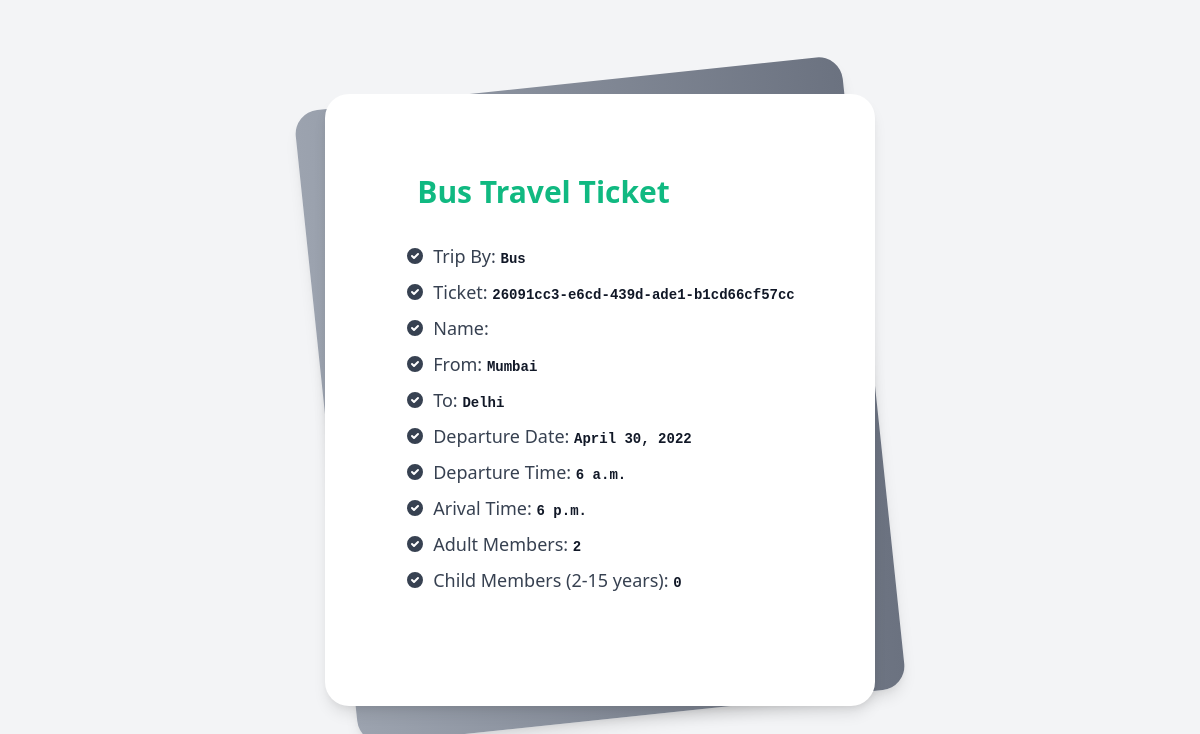
Page /main/ticket/1/ (signed in) on the committed database.
### main/models.py (models this page shows, shortened)
class BusTrip(models.Model):
    ticket = models.UUIDField(default=uuid.uuid4, editable=False, unique=True)
    user = models.ForeignKey(User, on_delete=models.CASCADE)
    bus = models.ForeignKey(BusChart, on_delete=models.CASCADE)
    adult = models.BigIntegerField()
    child = models.BigIntegerField()
    totalcost = models.FloatField()
    departureDate = models.DateField()
    payment = models.CharField(max_length=120)

class BusChart(models.Model):
    fromP           = models.ForeignKey(Places, on_delete=models.CASCADE, related_name="fromPB")
    toP             = models.ForeignKey(Places, on_delete=models.CASCADE, related_name="toPB")
    departure       = models.TimeField()
    arival          = models.TimeField()
    adultcost       = models.FloatField()
    childcost       = models.FloatField()

class Places(models.Model):
    name            = models.CharField(max_length=120)
    def __str__(self):
        return self.name

### main/views.py (the view)
# urls.py: path('ticket/<int:id>/', busticket, name="busticket"),
@login_required(login_url='/main/login/')
def busticket(request, id):
    uid = request.user.id
    user = User.objects.get(id=uid)
    bustrip = BusTrip.objects.get(id=id)
    context = {
            'bus': bustrip,
            'trip': bustrip.bus,
            'user': user,
            'tripby': "Bus"
        }
    return render(request, 'main/ticket.html', context)

### main/templates/main/ticket.html (shortened to what this page needs)
<link href="https://cdnjs.cloudflare.com/ajax/libs/font-awesome/5.15.3/css/all.min.css" rel="stylesheet">
<link href="https://unpkg.com/tailwindcss@^2/dist/tailwind.min.css" rel="stylesheet">
<div class="min-h-screen bg-gray-100 py-6 flex flex-col justify-center sm:py-12">
  <div class="relative py-3 sm:max-w-xl sm:mx-auto">
    <div class="relative px-4 py-10 bg-white shadow-lg sm:rounded-3xl sm:p-20">
      <div class="max-w-md mx-auto">
        <div class="flex flex-row">
                <span class="ml-3 text-3xl text-green-500 font-bold">Bus Travel Ticket</span>
        </div>
        <div class="divide-y divide-gray-200">
          <div class="py-8 text-base leading-6 space-y-4 text-gray-700 sm:text-lg sm:leading-7">
            <ul class="list-disc space-y-2">
              <li class="flex items-start">
                <span class="h-6 flex items-center sm:h-7">
                  <svg class="flex-shrink-0 h-5 w-5 text-cyan-500" viewBox="0 0 20 20" fill="currentColor">
                    <path fill-rule="evenodd" d="M10 18a8 8 0 100-16 8 8 0 000 16zm3.707-9.293a1 1 0 00-1.414-1.414L9 10.586 7.707 9.293a1 1 0 00-1.414 1.414l2 2a1 1 0 001.414 0l4-4z" clip-rule="evenodd" />
                  </svg>
                </span>
                <p class="ml-2">
                  Trip By:
                  <code class="text-sm font-bold text-gray-900">{{tripby}}</code>
                </p>
              </li>
              <li class="flex items-start">
                <span class="h-6 flex items-center sm:h-7">
                  <svg class="flex-shrink-0 h-5 w-5 text-cyan-500" viewBox="0 0 20 20" fill="currentColor">
                    <path fill-rule="evenodd" d="M10 18a8 8 0 100-16 8 8 0 000 16zm3.707-9.293a1 1 0 00-1.414-1.414L9 10.586 7.707 9.293a1 1 0 00-1.414 1.414l2 2a1 1 0 001.414 0l4-4z" clip-rule="evenodd" />
                  </svg>
                </span>
                <p class="ml-2">
                  Ticket:
                  <code class="text-sm font-bold text-gray-900">{{bus.ticket}}</code>
                </p>
              </li>
              <li class="flex items-start">
                <span class="h-6 flex items-center sm:h-7">
                  <svg class="flex-shrink-0 h-5 w-5 text-cyan-500" viewBox="0 0 20 20" fill="currentColor">
                    <path fill-rule="evenodd" d="M10 18a8 8 0 100-16 8 8 0 000 16zm3.707-9.293a1 1 0 00-1.414-1.414L9 10.586 7.707 9.293a1 1 0 00-1.414 1.414l2 2a1 1 0 001.414 0l4-4z" clip-rule="evenodd" />
                  </svg>
                </span>
                <p class="ml-2">
                  Name:
                </p>
              </li>
              <li class="flex items-start">
                <span class="h-6 flex items-center sm:h-7">
                  <svg class="flex-shrink-0 h-5 w-5 text-cyan-500" viewBox="0 0 20 20" fill="currentColor">
                    <path fill-rule="evenodd" d="M10 18a8 8 0 100-16 8 8 0 000 16zm3.707-9.293a1 1 0 00-1.414-1.414L9 10.586 7.707 9.293a1 1 0 00-1.414 1.414l2 2a1 1 0 001.414 0l4-4z" clip-rule="evenodd" />
                  </svg>
                </span>
                <p class="ml-2">
                  From:
                  <code class="text-sm font-bold text-gray-900">{{trip.fromP}}</code>
                </p>
              </li>
              <li class="flex items-start">
                <span class="h-6 flex items-center sm:h-7">
                  <svg class="flex-shrink-0 h-5 w-5 text-cyan-500" viewBox="0 0 20 20" fill="currentColor">
                    <path fill-rule="evenodd" d="M10 18a8 8 0 100-16 8 8 0 000 16zm3.707-9.293a1 1 0 00-1.414-1.414L9 10.586 7.707 9.293a1 1 0 00-1.414 1.414l2 2a1 1 0 001.414 0l4-4z" clip-rule="evenodd" />
                  </svg>
                </span>
                <p class="ml-2">
                  To:
                  <code class="text-sm font-bold text-gray-900">{{trip.toP}}</code>
                </p>
              </li>
              <li class="flex items-start">
                <span class="h-6 flex items-center sm:h-7">
                  <svg class="flex-shrink-0 h-5 w-5 text-cyan-500" viewBox="0 0 20 20" fill="currentColor">
                    <path fill-rule="evenodd" d="M10 18a8 8 0 100-16 8 8 0 000 16zm3.707-9.293a1 1 0 00-1.414-1.414L9 10.586 7.707 9.293a1 1 0 00-1.414 1.414l2 2a1 1 0 001.414 0l4-4z" clip-rule="evenodd" />
                  </svg>
                </span>
                <p class="ml-2">
                  Departure Date:
                  <code class="text-sm font-bold text-gray-900">{{bus.departureDate}}</code>
                </p>
              </li>
              <li class="flex items-start">
                <span class="h-6 flex items-center sm:h-7">
                  <svg class="flex-shrink-0 h-5 w-5 text-cyan-500" viewBox="0 0 20 20" fill="currentColor">
                    <path fill-rule="evenodd" d="M10 18a8 8 0 100-16 8 8 0 000 16zm3.707-9.293a1 1 0 00-1.414-1.414L9 10.586 7.707 9.293a1 1 0 00-1.414 1.414l2 2a1 1 0 001.414 0l4-4z" clip-rule="evenodd" />
                  </svg>
                </span>
                <p class="ml-2">
                  Departure Time:
                  <code class="text-sm font-bold text-gray-900">{{trip.departure}}</code>
                </p>
              </li>
              <li class="flex items-start">
                <span class="h-6 flex items-center sm:h-7">
                  <svg class="flex-shrink-0 h-5 w-5 text-cyan-500" viewBox="0 0 20 20" fill="currentColor">
                    <path fill-rule="evenodd" d="M10 18a8 8 0 100-16 8 8 0 000 16zm3.707-9.293a1 1 0 00-1.414-1.414L9 10.586 7.707 9.293a1 1 0 00-1.414 1.414l2 2a1 1 0 001.414 0l4-4z" clip-rule="evenodd" />
                  </svg>
                </span>
                <p class="ml-2">
                  Arival Time:
                  <code class="text-sm font-bold text-gray-900">{{trip.arival}}</code>
                </p>
              </li>
              <li class="flex items-start">
                <span class="h-6 flex items-center sm:h-7">
                  <svg class="flex-shrink-0 h-5 w-5 text-cyan-500" viewBox="0 0 20 20" fill="currentColor">
                    <path fill-rule="evenodd" d="M10 18a8 8 0 100-16 8 8 0 000 16zm3.707-9.293a1 1 0 00-1.414-1.414L9 10.586 7.707 9.293a1 1 0 00-1.414 1.414l2 2a1 1 0 001.414 0l4-4z" clip-rule="evenodd" />
                  </svg>
                </span>
                <p class="ml-2">
                  Adult Members:
                  <code class="text-sm font-bold text-gray-900">{{bus.adult}}</code>
                </p>
              </li>
              <li class="flex items-start">
                <span class="h-6 flex items-center sm:h-7">
                  <svg class="flex-shrink-0 h-5 w-5 text-cyan-500" viewBox="0 0 20 20" fill="currentColor">
                    <path fill-rule="evenodd" d="M10 18a8 8 0 100-16 8 8 0 000 16zm3.707-9.293a1 1 0 00-1.414-1.414L9 10.586 7.707 9.293a1 1 0 00-1.414 1.414l2 2a1 1 0 001.414 0l4-4z" clip-rule="evenodd" />
                  </svg>
                </span>
                <p class="ml-2">
                  Child Members (2-15 years):
                  <code class="text-sm font-bold text-gray-900">{{bus.child}}</code>
                </p>
              </li>
            </ul>
          </div>
        </div>
      </div>
    </div>
  </div>
</div>

### rows in the picture
BusTrip: ticket "26091cc3-e6cd-439d-ade1-b1cd66cf57cc", departureDate "April 30, 2022", adult "2", child "0"
BusChart: fromP "Mumbai", toP "Delhi", departure "6 a.m.", arival "6 p.m."

### other values in the picture
{{ tripby }} "Bus"
